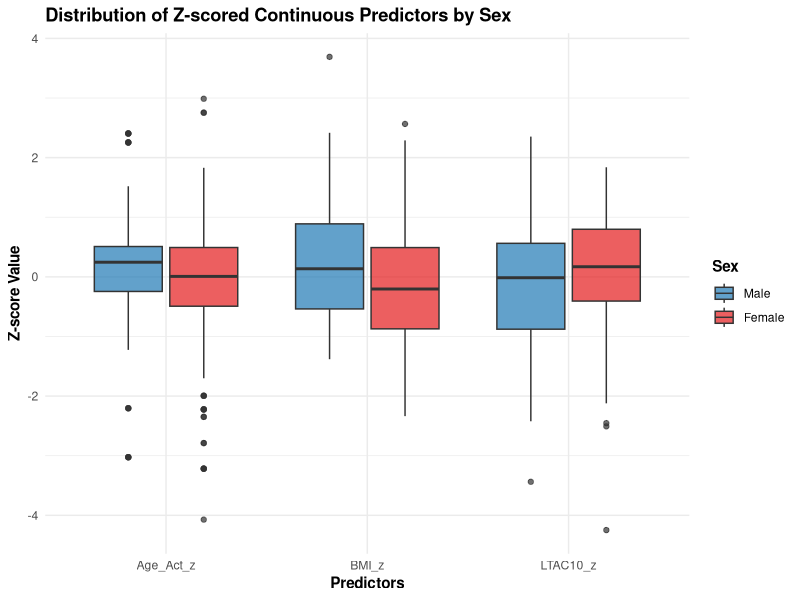
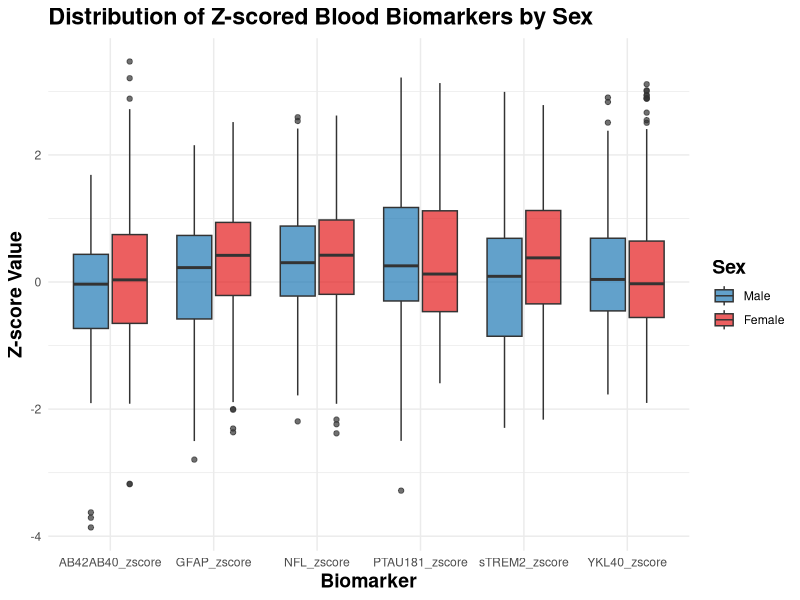
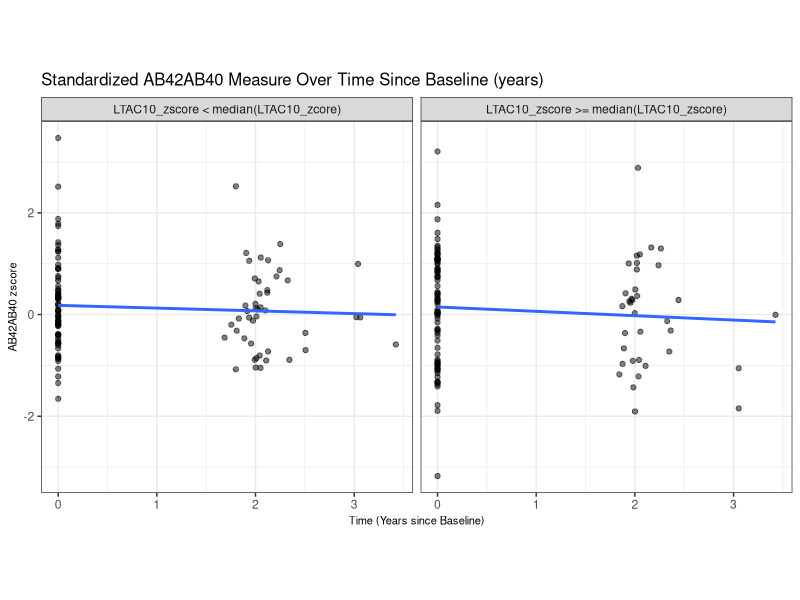

These charts were generated, in order, by the following R code:
## ---- chunk 1
knitr::opts_chunk$set(message = FALSE, warning = FALSE, comment = NA,
                      fig.align = "center", fig.height = 6, fig.width = 12)
library(readxl)
library(tidyverse)
library(mice)
library(knitr)
library(here)
library(kableExtra)
library(ggplot2)
library(cowplot)
library(lmerTest) # mixed linear model
## ---- chunk 2
# Load raw data
raw_demo <- read_excel(here("data/BIOCARD_Demographics_2024.08.07_Deidentified.xlsx"), sheet = "BIOCARD_Demographics")
raw_dx <- read_excel(here("data/BIOCARD_DiagnosisData_2024.09.08_Deidentified.xlsx"), sheet = "BIOCARD_DiagnosisData")
raw_act <- read_excel(here("data/actigraphy_data_BIOCARD_8_7_24_from Daniel_Deidentified.xlsx"), sheet = "actigraphy_data_BIOCARD_8_7_24")
raw_gene <- read_excel(here("data/BIOCARD_Genetics_Data_2023.03.28_Deidentified.xlsx"), sheet = "GENETICS_Data")
raw_champs <- read_excel(here("data/BIOCARD_Leisure_Activity_Champs_2023.09.10_other coded_Deidentified.xlsx"), sheet = "BIOCARD_PA_BloodBiomarkers-CHAM")
# NTK often stands for NeuroToolKit. NTK is a set of biomarkers used for neurological and neurodegenerative disease research
raw_ntk <- read_excel(here("data/BIOCARD_NTK Blood biomarkers_08.09.24_JHU only.xlsx"), sheet = "NTK Datafile to Use_JHU only")
raw_vital <- read_excel(here("data/BIOCARD_Vital_Signs_Sensory_2023.04.17_Deidentified.xlsx"), sheet = "BIOCARD_VITAL_SIGNS_SENSORY")
raw_gene_new <- read_excel(here("data/New participants_BIOCARD ApoE Genotypes 2023-2024_Deidentified.xlsx"), sheet = "Sheet1")

# Check missingness
# data %>%
#   summarise(across(everything(), ~ sum(is.na(.))))
# md.pattern(data)
## ---- chunk 3
# Demographics data
# Sex: 1=Male|2=Female
# Educ: years of education, 12=Min|20=Max|99=Unknown|Blank
#   no unknown or missing
# Race: 1=White|2=Black or African American|3=American Indian or Alaska Native|4=Native Hawaiian or Other Pacific Islander|5=Asian|99=Unknown|Blank
#   no 4 or missing
# Sex_F: 1=F|0=M
# Race_White: 1=White|0=Other|99=Missing
data_demo <- raw_demo %>%
  select(SUBJECT_ID, SEX, EDUC, RACE) %>%
  mutate(Sex_F = ifelse(SEX == 2, 1, 0)) %>% 
  mutate(Race_White = case_when(
    RACE == 1 ~ 1,
    RACE %in% c(2,3,4,5) ~ 0,
    TRUE ~ 99
  )) %>%
  select(SUBJECT_ID, Sex_F, Race_White, EDUC) %>%
  mutate(in_demo = 1)
# check data
# data_demo %>% 
#   select(EDUC, Race_White, Sex_F) %>%
#   table()
# data_demo$SUBJECT_ID[duplicated(data_demo$SUBJECT_ID)] 
# length(unique(data_demo$SUBJECT_ID)) 
# 474 subjects

# Diagnosis data
# fup_Dx: 1 if last available (i.e., most recent) ‘DIAGNOSIS’ = MCI or dementia, otherwise 0
data_dx <- raw_dx %>%
  select(SUBJECT_ID, VISITNO, AgeAtVisit, DIAGNOSIS, DECAGE) %>%
  group_by(SUBJECT_ID) %>% 
  mutate(last_visit = ifelse(AgeAtVisit == max(AgeAtVisit), 1, 0)) %>%
  ungroup() %>%
  mutate(fup_Dx = ifelse(DIAGNOSIS %in% c("DEMENTIA", "MCI") & last_visit == 1, 1, 0)) %>%
  mutate(in_dx = 1)
# check data
# table(data_dx$DIAGNOSIS)
# DEMENTIA, IMPAIRED NOT MCI, MCI, NORMAL 
# length(unique(data_dx$SUBJECT_ID))
# 474 subjects

# Blood biomarkers data
data_ntk <- raw_ntk %>%
  select(SUBJECT_ID, VISITNO,
         PTAU181_zscore, AB42AB40_zscore, # AD-specific measures
         NFL_zscore, YKL40_zscore, sTREM2_zscore, GFAP_zscore, # AD non-specific measures
         PTAU181_outlier, AB42AB40_outlier, NFL_outlier, YKL40_outlier, sTREM2_outlier, GFAP_outlier,
         GFAP, NFL, PTAU181, AB42AB40, PTAU181_AB42AB40, sTREM2, YKL40) %>% # outlier indicators for each biomarker measure 
  mutate(in_ntk = 1)
# check data
# length(unique(data_ntk$SUBJECT_ID))
# 266 subjects

# CHAMPS activity questionnaire data
low_freq_vars <- c("B11110a_freq", "B11120a_freq", "B11122a_freq", "B11127a_freq", "B11128a_freq", "B11134a_freq", "B11135a_freq", "B11139a_freq")
high_freq_vars <- c("B11107a_freq", "B11109a_freq", "B11114a_freq", "B11115a_freq", "B11116a_freq", "B11119a_freq", "B11121a_freq", "B11123a_freq", "B11124a_freq", "B11125a_freq", "B11126a_freq", "B11129a_freq", "B11130a_freq", "B11131a_freq", "B11132a_freq", "B11133a_freq", "B11136a_freq", "B11137a_freq", "B11138a_freq", "B11140a_freq")
# Create three continuous variables reflecting each participant’s frequency of engagement in low intensity physical activities, high intensity physical activities, and all physical activities (regardless of level of intensity)
data_champs <- raw_champs %>%
  select(c(SUBJECT_ID, VISITNO, low_freq_vars, high_freq_vars, "B11141a_freq", "B11141s_CAT")) %>%
  mutate(across(all_of(c(low_freq_vars, high_freq_vars, "B11141a_freq")), as.numeric)) %>%  
  mutate(
    LOW_INT_FREQ = rowSums(select(., all_of(low_freq_vars)), na.rm = TRUE) +
                   ifelse(!is.na(B11141s_CAT) & B11141s_CAT == "Physical-low", B11141a_freq, 0),
    HIGH_INT_FREQ = rowSums(select(., all_of(high_freq_vars)), na.rm = TRUE) +
                    ifelse(!is.na(B11141s_CAT) & B11141s_CAT == "Physical-modhi", B11141a_freq, 0),
    ALL_INT_FREQ = LOW_INT_FREQ + HIGH_INT_FREQ
  ) %>%
  select(SUBJECT_ID, VISITNO, LOW_INT_FREQ, HIGH_INT_FREQ, ALL_INT_FREQ) %>%
  mutate(in_champs = 1) %>%
  group_by(SUBJECT_ID) %>% 
  mutate(first_champs_visit = ifelse(VISITNO == min(VISITNO), 1, 0))
# check data
# length(unique(data_champs$SUBJECT_ID))
# 259 subjects

# Actigraphy data
# LTAC10 total average activity counts over the 10 most active hours of the day, averaged across 3 days with valid data
data_act <- raw_act %>%
  select(SUBJECT_ID, VISITNO, LTAC10) %>%
  mutate(in_act = 1) %>%
  group_by(SUBJECT_ID) %>% 
  mutate(first_act_visit = ifelse(VISITNO == min(VISITNO), 1, 0))
# check data
# length(unique(data_act$SUBJECT_ID))
# 240 subjects

# Genetics (APOE genetic status) data
data_gene_new <- raw_gene_new %>%
  filter(!is.na(SUBJECT_ID)) %>%
  mutate(APOECODE = APOECODE/10)

data_gene <- raw_gene %>%
  rbind(data_gene_new) %>%
  mutate(APOE4 = case_when(
      APOECODE %in% c(2.2, 2.3, 3.3) ~ 0,  
      APOECODE %in% c(2.4, 3.4, 4.4) ~ 1,  
      APOECODE == "" | is.na(APOECODE) ~ NA_real_ 
    )) %>%
  mutate(in_gene = 1)
# check data
# length(unique(data_gene$SUBJECT_ID))
# 467 subjects

# Vital signs/ sensory data
data_vital <- raw_vital %>%
  select(SUBJECT_ID, VISITNO, BMI) %>%
  mutate(in_vital = 1)
# check data
# length(unique(data_vital$SUBJECT_ID))
# 394 subjects
## ---- chunk 4
data_act_merged <- data_act %>%
  merge(data_dx, by = c("SUBJECT_ID", "VISITNO"), all = TRUE) %>%
  merge(data_ntk, by = c("SUBJECT_ID", "VISITNO"), all = TRUE) %>%
  merge(data_vital, by = c("SUBJECT_ID", "VISITNO"), all = TRUE) %>%
  merge(data_demo, by = "SUBJECT_ID", all = TRUE) %>%
  merge(data_gene, by = "SUBJECT_ID", all = TRUE) %>%
  arrange(SUBJECT_ID, VISITNO)
# 474 patients

# Identify patients with MCI or Dementia at the first Actigraphy visit
excluded_patients <- data_act_merged %>%
  filter(first_act_visit == 1 & (DIAGNOSIS == "MCI" | DIAGNOSIS == "DEMENTIA")) %>%
  pull(SUBJECT_ID)
# 27 patients

# Include patients in the CHAMPS analysis
data_champs_clean <- read.csv(here("processed-data/CHAMPS_clean_data.csv"), 
                              row.names = 1, check.names = FALSE)

# Include patients with at least one actigraphy assessment
# define Age_Act as a participant’s age at their baseline/first available Actigraphy assessment 
# exclude patients with a diagnosis of MCI or dementia at baseline Actigraphy assessment
data_act_clean <- data_act_merged %>%
  filter(SUBJECT_ID %in% data_champs_clean$SUBJECT_ID) %>%
  group_by(SUBJECT_ID) %>%
  filter(any(in_act == 1)) %>%
  mutate(Age_Act = ifelse(first_act_visit == 1, AgeAtVisit, NA)) %>%
  fill(Age_Act, .direction = "downup") %>%
  filter(!SUBJECT_ID %in% excluded_patients) %>%
  ungroup() 
# length(unique(data_act_clean$SUBJECT_ID))
# 160 patients

# Identify patients without biomarker info 1.5 years around baseline Actigraphy visit
no_ntk_at_baseline_visit <- data_act_clean %>%
  filter(first_act_visit == 1 & is.na(in_ntk)) %>%
  pull(SUBJECT_ID)
# 8 patients don't have biomarker info at the baseline visit
# 1 out of 8 patients are diagnosed with MCI or Dementia at baseline

# biomarker variables
ntk_vars = c("PTAU181_zscore", "AB42AB40_zscore", "NFL_zscore", "YKL40_zscore",
             "sTREM2_zscore", "GFAP_zscore", "PTAU181_outlier", "AB42AB40_outlier",
             "NFL_outlier", "YKL40_outlier", "sTREM2_outlier", "GFAP_outlier", "in_ntk")

ntk_within_window_patients <- data_act_clean %>%
  filter(SUBJECT_ID %in% no_ntk_at_baseline_visit) %>%
  mutate(ntk_within_window = ifelse(
      (abs(AgeAtVisit - Age_Act) <= 1.5) &
      !is.na(in_ntk), 
    1, 0
  )) %>%
  filter(ntk_within_window == 1) %>%
  select(c(SUBJECT_ID, all_of(ntk_vars))) %>%
  group_by(SUBJECT_ID) %>%
  slice_head(n = 1) %>%
  ungroup() %>%
  mutate(first_act_visit = 1)
# 4 patients

data_act_clean <- data_act_clean %>%
  filter(!(SUBJECT_ID %in% no_ntk_at_baseline_visit) | 
           SUBJECT_ID %in% ntk_within_window_patients$SUBJECT_ID) %>%
  # only include visits from baseline forward for each patient
  group_by(SUBJECT_ID) %>%
  mutate(baseline_forward = ifelse(first_act_visit == 1, 1, NA)) %>%
  fill(baseline_forward, .direction = "down") %>%
  filter(baseline_forward == 1) %>%
  # update biomarker info for patients with missing biomarker at baseline
  merge(ntk_within_window_patients, all.x = TRUE, 
        by = c("SUBJECT_ID", "first_act_visit"), suffix = c("_left", "_right")) %>%
   mutate(
    across(
      .cols = ends_with("_left"),  
      .fns = ~ ifelse(!is.na(.), ., get(str_remove(cur_column(), "_left") %>% paste0("_right"))),  
      .names = "{str_remove(.col, '_left')}"  
    )
  )%>%
  select(-ends_with("_left"), -ends_with("_right"))

# length(unique(data_act_clean$SUBJECT_ID))
# 157 patients, 923 visits

zscore_cols <- c("PTAU181_zscore", "AB42AB40_zscore", "NFL_zscore", "YKL40_zscore", "sTREM2_zscore", "GFAP_zscore")
outlier_cols <- c("PTAU181_outlier", "AB42AB40_outlier", "NFL_outlier", "YKL40_outlier", "sTREM2_outlier", "GFAP_outlier")

# Replace z-score values with NA if the corresponding outlier column is 1
data_act_clean <- data_act_clean |> 
    mutate(across(all_of(zscore_cols), 
      ~ ifelse(get(paste0(sub("_zscore", "", cur_column()), "_outlier")) == 1, NA, .)))

# save processed data
write.csv(data_act_clean, here("processed-data/Actigraphy_clean_data.csv"))
## ---- chunk 5
data_act_clean <- data_act_clean %>%
  arrange(SUBJECT_ID, VISITNO)

# only contain baseline info for each patient
data_act_clean_bl <- data_act_clean %>%
  group_by(SUBJECT_ID) %>%
  slice_head(n = 1) %>%
  ungroup()

# only contain complete biomarker info for each patient
# calculate follow up time based on complete biomarker info
data_act_clean_ntk <- data_act_clean %>%
  filter(in_ntk == 1) %>%
  group_by(SUBJECT_ID) %>%
  mutate(follow_up_time = max(AgeAtVisit) - Age_Act) %>%
  fill(follow_up_time, .direction = "downup") %>%
  mutate(n_ntk = n()) %>%
  slice_head(n = 1) %>%
  ungroup()

data_champs_clean <- data_champs_clean %>%
  arrange(SUBJECT_ID, VISITNO)

# only contain baseline info for each patient
data_champs_clean_bl <- data_champs_clean %>%
  group_by(SUBJECT_ID) %>%
  slice_head(n = 1) %>%
  ungroup()

# add champs data to actigraphy data on a patient level
data_act_clean_champs <- data_act_clean_bl %>%
  select(c(SUBJECT_ID, Age_Act)) %>%
  left_join(select(data_champs_clean_bl, SUBJECT_ID, Age_CHAMPS), by = "SUBJECT_ID") %>%
  mutate(Age_diff = Age_CHAMPS-Age_Act)

mean_time <- data_act_clean |>
      group_by(SUBJECT_ID) %>%
  mutate(cutoff_visit = ifelse(first_act_visit == 0, VISITNO, NA)) %>%
  fill(cutoff_visit, .direction = "down") %>% 
  filter(is.na(cutoff_visit) | VISITNO <= cutoff_visit) %>%
  select(-cutoff_visit) %>% 
  ungroup() %>%
  filter(AgeAtVisit >= Age_Act)

summary_stats <- data.frame(
  # Total number of participants
  N = nrow(data_act_clean_bl),

  # Number with a diagnosis of MCI or dementia at last visit
  N_with_MCI_dementia = sum(data_act_clean_bl$fup_Dx == 1, na.rm = TRUE),
  
  # Number of participants with 'Subject_ID' ≥ 400
  N_participants_400 = sum(data_act_clean_bl$SUBJECT_ID >= 400, na.rm = TRUE),
  
  # Mean (SD) Age_Act
  Mean_Age_Act = sprintf("%.2f (%.2f)", mean(data_act_clean_bl$Age_Act, na.rm = TRUE), sd(data_act_clean_bl$Age_Act, na.rm = TRUE)),
  
  # Range of Age_Act
  Range_Age_Act = sprintf("(%.2f, %.2f)", min(data_act_clean_bl$Age_Act, na.rm = TRUE), max(data_act_clean_bl$Age_Act, na.rm = TRUE)),
  
  # N (%) female sex
  N_female = sum(data_act_clean_bl$Sex_F == 1, na.rm = TRUE),
  Percent_female = sprintf("%.2f%%", (sum(data_act_clean_bl$Sex_F == 1, na.rm = TRUE) / nrow(data_act_clean_bl)) * 100),
  
  # Mean (SD) years of education
  Mean_EDUC = sprintf("%.2f (%.2f)", mean(data_act_clean_bl$EDUC, na.rm = TRUE), sd(data_act_clean_bl$EDUC, na.rm = TRUE)),
  
  # N (%) White race
  N_white = sum(data_act_clean_bl$Race_White == 1, na.rm = TRUE),
  Percent_white = sprintf("%.2f%%", (sum(data_act_clean_bl$Race_White == 1, na.rm = TRUE) / nrow(data_act_clean_bl)) * 100),
  
  # N (%) APOE4 carriers
  N_APOE4 = sum(data_act_clean_bl$APOE4 == 1, na.rm = TRUE),
  Percent_APOE4 = sprintf("%.2f%%", (sum(data_act_clean_bl$APOE4 == 1, na.rm = TRUE) / nrow(data_act_clean_bl)) * 100),
  
  # Mean (SD) years of Age_CHAMPS - Age_Act
  Mean_Age_Diff = sprintf("%.2f (%.2f)", mean(data_act_clean_champs$Age_diff, na.rm = TRUE), sd(data_act_clean_champs$Age_diff, na.rm = TRUE)),
  
  # Range of years of Age_CHAMPS - Age_Act
  Range_Age_Diff = sprintf("(%.2f, %.2f)", min(data_act_clean_champs$Age_diff, na.rm = TRUE), max(data_act_clean_champs$Age_diff, na.rm = TRUE)),
  
  # Mean (SD) years of follow-up
  Mean_Followup = sprintf("%.2f (%.2f)", mean(data_act_clean_ntk$follow_up_time, na.rm = TRUE), sd(data_act_clean_ntk$follow_up_time, na.rm = TRUE)),
  
  # Range of years of follow-up
  Range_Followup = sprintf("(%.2f, %.2f)", min(data_act_clean_ntk$follow_up_time, na.rm = TRUE), max(data_act_clean_ntk$follow_up_time, na.rm = TRUE)),
  
  # Mean (SD) number of blood biomarker measures
  Mean_Biomarkers = sprintf("%.2f (%.2f)", mean(data_act_clean_ntk$n_ntk, na.rm = TRUE), sd(data_act_clean_ntk$n_ntk, na.rm = TRUE)),
  
  # Range of number of blood biomarker measures
  Range_Biomarkers = sprintf("(%.2f, %.2f)", min(data_act_clean_ntk$n_ntk, na.rm = TRUE), max(data_act_clean_ntk$n_ntk, na.rm = TRUE)),
  
  # Mean (SD) time (in years) 
  Mean_Time = sprintf("%.2f (%.2f)", mean(mean_time$AgeAtVisit - mean_time$Age_Act, na.rm = TRUE), sd(mean_time$AgeAtVisit - mean_time$Age_Act, na.rm = TRUE)),
  
  # Mean Range (min, max) time (in years) 
  Range_Time = sprintf("(%.2f, %.2f)", min(mean_time$AgeAtVisit - mean_time$Age_Act, na.rm = TRUE), max(mean_time$AgeAtVisit - mean_time$Age_Act, na.rm = TRUE)),
  
  # Mean (SD) LTAC
  Mean_LTAC = sprintf("%.2f (%.2f)", mean(data_act_clean$LTAC10, na.rm = TRUE), sd(data_act_clean$LTAC10, na.rm = TRUE)),
  
  # Mean (SD) BMI
  Mean_BMI = sprintf("%.2f (%.2f)", mean(data_act_clean$BMI, na.rm = TRUE), sd(data_act_clean$BMI, na.rm = TRUE)),
  
  # Mean (SD) GFAP at baseline CHAMPS
  Mean_GFAP = sprintf("%.2f (%.2f)", mean(data_act_clean_bl[data_act_clean_bl$GFAP_outlier==0,]$GFAP, na.rm = TRUE), sd(data_act_clean_bl[data_act_clean_bl$GFAP_outlier==0,]$GFAP, na.rm = TRUE)),
  
  # Mean (SD) NFL at baseline CHAMPS
  Mean_NFL = sprintf("%.2f (%.2f)", mean(data_act_clean_bl[data_act_clean_bl$NFL_outlier==0,]$NFL, na.rm = TRUE), sd(data_act_clean_bl[data_act_clean_bl$NFL_outlier==0,]$NFL, na.rm = TRUE)),
  
  # Mean (SD) PTAU181 at baseline CHAMPS
  Mean_PTAU181 = sprintf("%.2f (%.2f)", mean(data_act_clean_bl[data_act_clean_bl$PTAU181_outlier==0,]$PTAU181, na.rm = TRUE), sd(data_act_clean_bl[data_act_clean_bl$PTAU181_outlier==0,]$PTAU181, na.rm = TRUE)),
  
  # Mean (SD) AB42AB40 at baseline CHAMPS
  Mean_AB42AB40 = sprintf("%.2f (%.2f)", mean(data_act_clean_bl[data_act_clean_bl$AB42AB40_outlier==0,]$AB42AB40, na.rm = TRUE), sd(data_act_clean_bl[data_act_clean_bl$AB42AB40_outlier==0,]$AB42AB40, na.rm = TRUE)),
  
  # Mean (SD) PTAU181_AB42AB40 at baseline CHAMPS
  Mean_PTAU181_AB42AB40 = sprintf("%.2f (%.2f)", mean(data_act_clean_bl[data_act_clean_bl$AB42AB40_outlier==0 & data_act_clean_bl$PTAU181_outlier==0,]$PTAU181_AB42AB40, na.rm = TRUE), sd(data_act_clean_bl[data_act_clean_bl$AB42AB40_outlier==0 & data_act_clean_bl$PTAU181_outlier==0,]$PTAU181_AB42AB40, na.rm = TRUE)),
  
  # Mean (SD) sTREM2 at baseline CHAMPS
  Mean_sTREM2 = sprintf("%.2f (%.2f)", mean(data_act_clean_bl[data_act_clean_bl$sTREM2_outlier==0,]$sTREM2, na.rm = TRUE), sd(data_act_clean_bl[data_act_clean_bl$sTREM2_outlier==0,]$sTREM2, na.rm = TRUE)),
  
  # Mean (SD) YKL40 at baseline CHAMPS
  Mean_YKL40 = sprintf("%.2f (%.2f)", mean(data_act_clean_bl[data_act_clean_bl$YKL40_outlier==0,]$YKL40, na.rm = TRUE), sd(data_act_clean_bl[data_act_clean_bl$YKL40_outlier==0,]$YKL40, na.rm = TRUE))
)
## ---- chunk 6
summary_stats <- as.data.frame(t(summary_stats))
summary_stats$Variable = c("N", 
                           "N with a diagnosis of MCI or dementia at last visit (‘fup_Dx’ = 1)",
                           "N participants with ‘Subject_ID’ ≥ 400 *",
                           "Mean (SD) Age_Act", "Range (min, max) Age_Act", 
                           "N female sex (‘Sex_F’ = 1)", 
                           "% female sex (‘Sex_F’ = 1)", 
                           "Mean (SD) years of education (‘EDUC’) ",
                           "N White race (‘Race_White’ = 1)", 
                           "% White race (‘Race_White’ = 1)", 
                           "N APOE4 carriers (‘APOE4’ = 1)",
                           "% APOE4 carriers (‘APOE4’ = 1)",
                           "Mean (SD) years between Age_CHAMPS and Age_Act", 
                           "Range (min, max) years between Age_CHAMPS and Age_Act", 
                           "Mean (SD) years of follow-up (baseline actigraphy to last blood biomarker measure)",
                           "Range (min, max) years of follow-up (baseline actigraphy to last blood biomarker measure)", 
                           "Mean (SD) number of blood biomarker measures over time", 
                           "Range (min, max) number of blood biomarker measures over time",
                           "Mean (SD) time (in years) between baseline actigraphy and associated baseline blood biomarker measure",
                           "Range (min, max) time (in years) between baseline actigraphy and associated baseline blood biomarker measure", 
                           "Mean (SD) LTAC10", 
                           "Mean (SD) BMI", 
                           "Mean (SD) GFAP at baseline actigraphy", 
                           "Mean (SD) NFL at baseline actigraphy", 
                           "Mean (SD) PTAU181 at baseline actigraphy", 
                           "Mean (SD) AB42AB40 at baseline actigraphy", 
                           "Mean (SD) PTAU181_AB42AB40 at baseline actigraphy", 
                           "Mean (SD) sTREM2 at baseline actigraphy", 
                           "Mean (SD) YKL40 at baseline actigraphy"
)
colnames(summary_stats) = c("Participants in analyses", "")

summary_stats %>%
  kable(caption = "Descriptive Statistics for Participants Included in the Actigraphy Analyses")
## ---- chunk 7
data_act_clean_analysis <- data_act_clean |>
  mutate(VISITNO = as.numeric(VISITNO)) |>
  mutate(time = AgeAtVisit - Age_Act) |>
  select(-ends_with("_outlier")) |>
  filter(!if_all(ends_with("_zscore"), is.na)) |>
  select(SUBJECT_ID, VISITNO, DIAGNOSIS, LTAC10, Age_Act, AgeAtVisit, 
         Sex_F, APOE4, BMI, time, PTAU181_zscore, AB42AB40_zscore, 
         NFL_zscore, YKL40_zscore, sTREM2_zscore, GFAP_zscore) |>
  mutate(Sex_F = factor(Sex_F, levels = c(0,1)), 
         APOE4 = factor(APOE4, levels = c(0,1))) |>
  mutate(
        LTAC10_z = (LTAC10 - mean(LTAC10, na.rm = TRUE)) / sd(LTAC10, na.rm = TRUE),
        Age_Act_z = (Age_Act - mean(Age_Act, na.rm = TRUE)) / sd(Age_Act, na.rm = TRUE),
        BMI_z = (BMI - mean(BMI, na.rm = TRUE)) / sd(BMI, na.rm = TRUE)
    )
## ---- chunk 8
write.csv(data_act_clean_analysis, here("processed-data/Actigraphy_clean_data.csv"))
## ---- chunk 9
summary <- data_act_clean_analysis |>
    group_by(Sex_F) |>
    select(ends_with("_z")) |>
    pivot_longer(-Sex_F, names_to = "Biomarker", values_to = "Value")
ggplot(summary, aes(x = Biomarker, y = Value, fill = Sex_F)) +
    geom_boxplot(alpha = 0.7) +
    scale_fill_manual(values = c("0" = "#1f78b4", "1" = "#e31a1c"),
                      labels = c("Male", "Female")) +
    labs(title = "Distribution of Z-scored Continuous Predictors by Sex",
         x = "Predictors",
         y = "Z-score Value",
         fill = "Sex") +
    theme_minimal() +
    theme(title = element_text(face = "bold", size = 11))
## ---- chunk 10
summary <- data_act_clean_analysis |>
    group_by(Sex_F) |>
    select(ends_with("_zscore")) |>
    pivot_longer(-Sex_F, names_to = "Biomarker", values_to = "Value")
ggplot(summary, aes(x = Biomarker, y = Value, fill = Sex_F)) +
    geom_boxplot(alpha = 0.7) +
    scale_fill_manual(values = c("0" = "#1f78b4", "1" = "#e31a1c"),
                      labels = c("Male", "Female")) +
    labs(title = "Distribution of Z-scored Blood Biomarkers by Sex",
         x = "Biomarker",
         y = "Z-score Value",
         fill = "Sex") +
    theme_minimal() +
    theme(title = element_text(face = "bold", size = 14))
## ---- chunk 11
AB42AB40_act_data <- data_act_clean_analysis |>
  select(-c(PTAU181_zscore, NFL_zscore, YKL40_zscore, sTREM2_zscore, GFAP_zscore)) |>
  filter(!is.na(AB42AB40_zscore))

AB42AB40_act_model <- lmer(AB42AB40_zscore ~ 
    LTAC10_z + Age_Act_z + Sex_F + APOE4 + BMI_z + time + (1 | SUBJECT_ID) +
    LTAC10_z:time,
    data = AB42AB40_act_data, 
    control = lmerControl(optimizer = "bobyqa"))

summary(AB42AB40_act_model)
## ---- chunk 12
AB42AB40_act_data_plot <- AB42AB40_act_data |> 
  mutate(LTAC10_group = ifelse(LTAC10_z >= median(LTAC10_z, na.rm = TRUE), 
        "LTAC10_zscore >= median(LTAC10_zscore)", "LTAC10_zscore < median(LTAC10_zcore)")) |>
  filter(!is.na(LTAC10_z))

p1 <- ggplot(AB42AB40_act_data_plot, aes(x = time, y = AB42AB40_zscore)) +
  geom_point(alpha = 0.5) +
  geom_smooth(method = "lm", se = FALSE) +
  facet_wrap(~ LTAC10_group) + 
  labs(title = "Standardized AB42AB40 Measure Over Time Since Baseline (years)",
       x = "Time (Years since Baseline)",
       y = "AB42AB40 zscore") +
  theme_bw() +
  theme(aspect.ratio = 1,
      title = element_text(size = 10),
      axis.title.x = element_text(size = 8),
      axis.title.y = element_text(size = 8))

p1
## ---- chunk 13
PTAU181_act_data <- data_act_clean_analysis |>
  select(-c(AB42AB40_zscore, YKL40_zscore, NFL_zscore, sTREM2_zscore, GFAP_zscore)) |>
  filter(!is.na(PTAU181_zscore))

PTAU181_act_model <- lmer(PTAU181_zscore ~ 
    LTAC10_z + Age_Act_z + Sex_F + APOE4 + BMI_z + time + (1 | SUBJECT_ID) +
    LTAC10_z:time,
    data = PTAU181_act_data, 
    control = lmerControl(optimizer = "bobyqa"))

summary(PTAU181_act_model)
## ---- chunk 14
NFL_act_data <- data_act_clean_analysis |>
  select(-c(PTAU181_zscore, AB42AB40_zscore, YKL40_zscore, sTREM2_zscore, GFAP_zscore)) |>
  filter(!is.na(NFL_zscore))

NFL_act_model <- lmer(NFL_zscore ~ 
    LTAC10_z + Age_Act_z + Sex_F + APOE4 + BMI_z + time + (1 | SUBJECT_ID) +
    LTAC10_z:time,
    data = NFL_act_data, 
    control = lmerControl(optimizer = "bobyqa"))

summary(NFL_act_model)
## ---- chunk 15
YKL40_act_data <- data_act_clean_analysis |>
  select(-c(PTAU181_zscore, AB42AB40_zscore, NFL_zscore, sTREM2_zscore, GFAP_zscore)) |>
  filter(!is.na(YKL40_zscore))

YKL40_act_model <- lmer(YKL40_zscore ~ 
    LTAC10_z + Age_Act_z + Sex_F + APOE4 + BMI_z + time + (1 | SUBJECT_ID) +
    LTAC10_z:time,
    data = YKL40_act_data, 
    control = lmerControl(optimizer = "bobyqa"))

summary(YKL40_act_model)
## ---- chunk 16
sTREM2_act_data <- data_act_clean_analysis |>
  select(-c(PTAU181_zscore, AB42AB40_zscore, YKL40_zscore, NFL_zscore, GFAP_zscore)) |>
  filter(!is.na(sTREM2_zscore))

sTREM2_act_model <- lmer(sTREM2_zscore ~ 
    LTAC10_z + Age_Act_z + Sex_F + APOE4 + BMI_z + time + (1 | SUBJECT_ID) +
    LTAC10_z:time,
    data = sTREM2_act_data, 
    control = lmerControl(optimizer = "bobyqa"))

summary(sTREM2_act_model)
## ---- chunk 17
GFAP_act_data <- data_act_clean_analysis |>
  select(-c(PTAU181_zscore, AB42AB40_zscore, YKL40_zscore, NFL_zscore, sTREM2_zscore)) |>
  filter(!is.na(GFAP_zscore))

GFAP_act_model <- lmer(GFAP_zscore ~ 
    LTAC10_z + Age_Act_z + Sex_F + APOE4 + BMI_z + time + (1 | SUBJECT_ID) +
    LTAC10_z:time,
    data = GFAP_act_data, 
    control = lmerControl(optimizer = "bobyqa"))

summary(GFAP_act_model)
